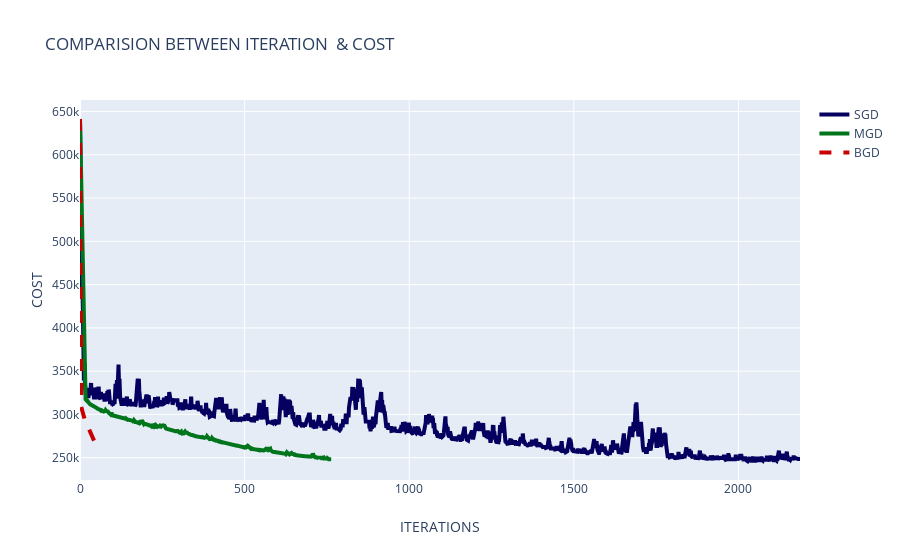

The code cell stored with this chart in its notebook:
### Markdown cell above
# Graph

### Code cell
import plotly.graph_objs as go
from  plotly.offline import init_notebook_mode, iplot
init_notebook_mode(connected=True)

# Add data
iterations = [i for i in range(max(k_iteration, k_mgd, k_bgd))]

# Create and style traces
t0 = go.Scatter(
    x = iterations,
    y = f_sgd,
    name = 'SGD',
    line = dict(
        color = ('rgb(5, 0, 95)'),
        width = 4)
)
t1 = go.Scatter(
    x = iterations,
    y = fk_mgd,
    name = 'MGD',
    line = dict(
        color = ('rgb(0, 117, 27)'),
        width = 4,)
)
t2 = go.Scatter(
    x = iterations,
    y = fk_bgd,
    name = 'BGD',
    line = dict(
        color = ('rgb(200, 0, 0)'),
        width = 4,
        dash = 'dash') 
)

data = [t0, t1, t2]

# Edit the layout
layout = dict(title = 'COMPARISION BETWEEN ITERATION  & COST',
              xaxis = dict(title = 'ITERATIONS'),
              yaxis = dict(title = 'COST'),
              )

fig = dict(data=data, layout=layout)
iplot(fig)

### Figure 1 — Plotly figure (JSON) as saved in the notebook; plotly's stock layout.template omitted (floating-point values rounded to 4 significant figures; data arrays with more than 128 entries replaced by an {"elided": "..."} marker saying what was removed)
{"data": [{"line": {"color": "rgb(5, 0, 95)", "width": 4}, "name": "SGD", "type": "scatter", "x": {"elided": "2188 int values"}, "y": {"elided": "2190 float values"}}, {"line": {"color": "rgb(0, 117, 27)", "width": 4}, "name": "MGD", "type": "scatter", "x": {"elided": "2188 int values"}, "y": {"elided": "764 float values"}}, {"line": {"color": "rgb(200, 0, 0)", "dash": "dash", "width": 4}, "name": "BGD", "type": "scatter", "x": {"elided": "2188 int values"}, "y": [641400, 391900.0, 356800.0, 310900.0, 308600.0, 306800.0, 304800.0, 303200.0, 301700.0, 300300.0, 299000.0, 297800.0, 296700.0, 295600.0, 294600.0, 293600.0, 292600.0, 291700.0, 290700.0, 289800.0, 288900.0, 288000.0, 287100.0, 286200.0, 285300.0, 284500.0, 283600.0, 282800.0, 281900.0, 281100.0, 280200.0, 279400.0, 278500.0, 277700.0, 276900.0, 276000.0, 275200.0, 274400.0, 273600.0, 272700.0, 271900.0, 271100.0, 270300.0, 269500.0, 268600.0, 267800.0, 267000.0, 266200.0, 265400.0, 264600.0, 263800.0, 263000.0, 262200.0, 261500.0, 260700.0, 260000.0, 259300.0, 258700.0, 258100.0]}], "layout": {"title": {"text": "COMPARISION BETWEEN ITERATION  & COST"}, "xaxis": {"title": {"text": "ITERATIONS"}}, "yaxis": {"title": {"text": "COST"}}}}
